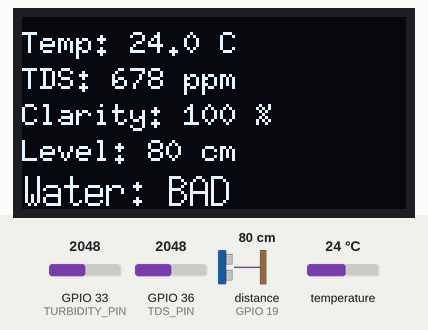
The sketch below on a simulated ESP32. Parts: 128×64 one-colour display. Wiring (inferred from the names in the program): ultrasonic range finder: trigger GPIO 18; echo GPIO 19. The inputs (shaded band) are chosen by the test bench; at power-on: GPIO 36 (TDS_PIN) = 2048, distance to the obstacle (sensor on GPIO 19) 80 cm, temperature 24 °C, GPIO 33 (TURBIDITY_PIN) = 2048. The echo pulse lasts 58.3 µs per cm; WiFi joins after 1.5 s; servers stay silent unless stated; uploads are accepted with an empty reply; what the sketch prints to the serial monitor is not drawn.

Above: at 6.1 s.
6.2 s: GPIO 36 (TDS_PIN) set to 1661
At 9.7 s:
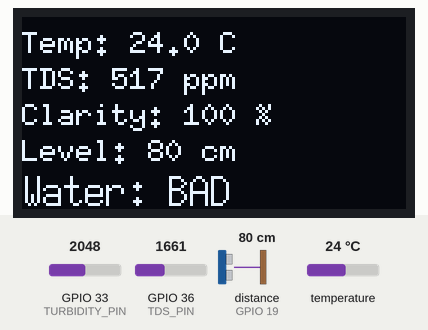
10.1 s: GPIO 36 (TDS_PIN) set to 1568
At 12.1 s:
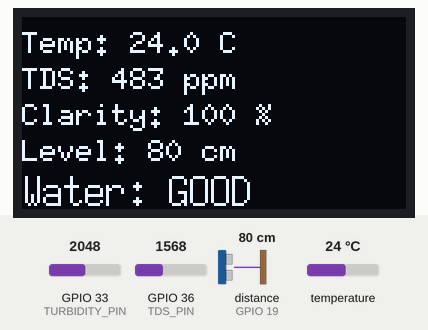
13.2 s: distance to the obstacle (sensor on GPIO 19) set to 2 cm
At 15.4 s:
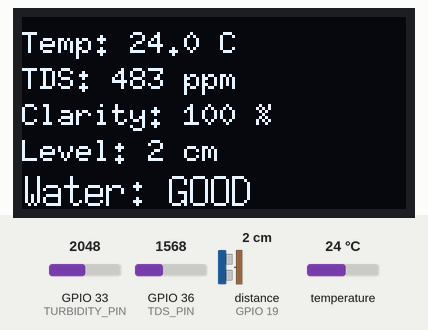
16.3 s: temperature set to 12 °C
At 18.8 s:
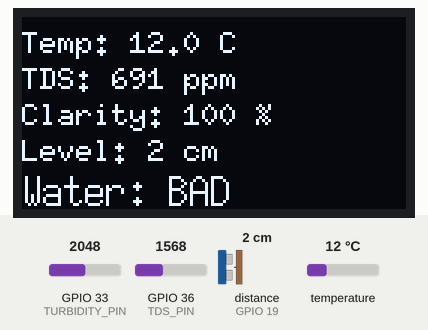
19.4 s: GPIO 33 (TURBIDITY_PIN) set to 1228
At 22.2 s:
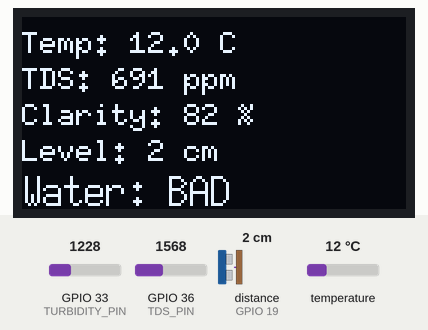
22.5 s: distance to the obstacle (sensor on GPIO 19) set to 4 cm
At 25.5 s:
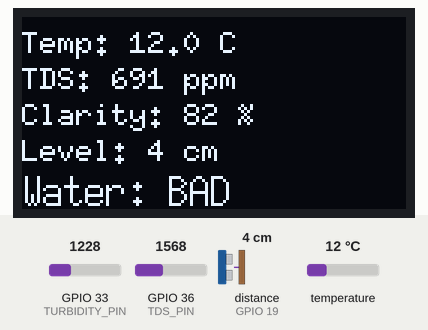
Timing chart, 0 to 26.6 s (numbered marks = the images above; inputs shaded):
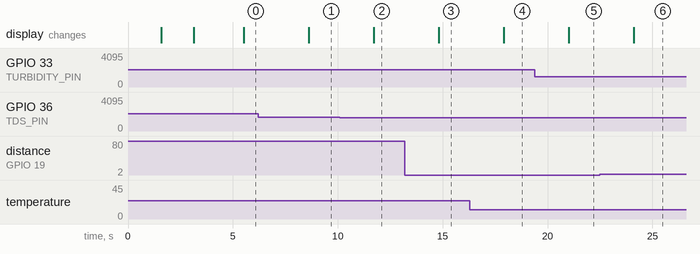

Measured:
- the behaviour switches between 1616 and 1615 on GPIO 36 (TDS_PIN) (found by bisection; images 1 and 2)
- after the input at 6.2 s, the display: changes after 2.4 s (image 1)
- after the input at 10.1 s, the display: changes after 1.6 s (image 2)
- after the input at 13.2 s, the display: changes after 1.6 s (image 3)
- after the input at 16.3 s, the display: changes after 1.6 s (image 4)
- after the input at 19.4 s, the display: changes after 1.6 s (image 5)
- after the input at 22.5 s, the display: changes after 1.6 s (image 6)

The sketch:

noPPMworking.ino
```cpp
#include <Arduino.h>
#include <Wire.h>
#include <U8g2lib.h>
#include <OneWire.h>
#include <DallasTemperature.h>
#include <WiFi.h>
#include <HTTPClient.h>
#include <math.h>

/* ================= PIN DEFINITIONS ================= */
#define TDS_PIN        36
#define TURBIDITY_PIN  33
#define ONE_WIRE_BUS    4
#define TRIG_PIN       18
#define ECHO_PIN       19

/* ================= ADC SETTINGS ================= */
#define ADC_MAX 4095.0
#define VREF    3.3

/* ================= WiFi & SERVER CONFIG ================= */
const char* ssid = "WATER1234";
const char* password = "WATER1234";
String apiKeyValue = "tPmAT5Ab3j7F9";
const char* SENSOR_NAME = "WATER_QUALITY_01";
const char* SENSOR_LOCATION = "TANK_1";
String serverURL = "https://seccloudstorage.in/ieswaterqualitysensordata/post-esp-data.php";

/* ================= OBJECTS ================= */
OneWire oneWire(ONE_WIRE_BUS);
DallasTemperature tempSensor(&oneWire);
U8G2_SSD1306_128X64_NONAME_F_HW_I2C oled(U8G2_R0, U8X8_PIN_NONE);

/* ================= ULTRASONIC FUNCTION ================= */
float readUltrasonicCM() {
  digitalWrite(TRIG_PIN, LOW);
  delayMicroseconds(2);
  digitalWrite(TRIG_PIN, HIGH);
  delayMicroseconds(10);
  digitalWrite(TRIG_PIN, LOW);
  long duration = pulseIn(ECHO_PIN, HIGH, 30000);
  if (duration == 0) return -1;
  return duration * 0.0343 / 2.0;
}

/* ================= WATER QUALITY CHECK FUNCTION ================= */
bool isWaterGood(float tds, float clarity, float tempC) {
  if (tds <= 500 && clarity >= 60 && tempC >= 5 && tempC <= 40) {
    return true;
  }
  return false;
}

void setup() {
  Serial.begin(115200);

  /* ===== Proper ESP32 ADC Setup ===== */
  analogSetWidth(12);
  analogSetAttenuation(ADC_11db);

  pinMode(TRIG_PIN, OUTPUT);
  pinMode(ECHO_PIN, INPUT);

  tempSensor.begin();

  Wire.begin(21, 22);
  oled.begin();
  oled.clearBuffer();
  oled.setFont(u8g2_font_6x10_tf);
  oled.drawStr(0, 12, "Water Quality System");
  oled.drawStr(0, 28, "Initializing...");
  oled.sendBuffer();
  delay(1500);

  /* ===== WiFi ===== */
  oled.clearBuffer();
  oled.drawStr(0, 12, "Connecting WiFi...");
  oled.sendBuffer();

  WiFi.begin(ssid, password);
  while (WiFi.status() != WL_CONNECTED) {
    delay(500);
    Serial.print(".");
  }

  Serial.println("\nWiFi Connected!");
  oled.clearBuffer();
  oled.drawStr(0, 12, "WiFi Connected!");
  oled.sendBuffer();
  delay(1500);
}

void loop() {

  /* ========== TEMPERATURE ========== */
  tempSensor.requestTemperatures();
  float tempC = tempSensor.getTempCByIndex(0);

  /* ========== TDS (STABLE VERSION) ========== */
  float tdsRaw = 0;
  for (int i = 0; i < 10; i++) {
    tdsRaw += analogRead(TDS_PIN);
    delay(10);
  }
  tdsRaw /= 10.0;

  float tdsVoltage = (tdsRaw * VREF) / ADC_MAX;

  float compensationCoefficient = 1.0 + 0.02 * (tempC - 25.0);
  float compensatedVoltage = tdsVoltage / compensationCoefficient;

  float tdsPPM = (133.42 * compensatedVoltage * compensatedVoltage * compensatedVoltage
                - 255.86 * compensatedVoltage * compensatedVoltage
                + 857.39 * compensatedVoltage) * 0.5;

  if (tdsPPM < 0) tdsPPM = 0;

  /* ========== TURBIDITY ========== */
  float turbRaw = analogRead(TURBIDITY_PIN);
  float clarity = (turbRaw / 1500.0) * 100.0;
  clarity = constrain(clarity, 0, 100);

  /* ========== ULTRASONIC ========== */
  float distanceCM = readUltrasonicCM();

  /* ========== REFRACTIVE INDEX ========== */
  float refractiveIndex = 1.3330 + (tdsPPM * 0.0000016);

  /* ========== QUALITY CHECK ========== */
  bool waterGood = isWaterGood(tdsPPM, clarity, tempC);
  String qualityStatus = waterGood ? "GOOD" : "BAD";

  /* ========== SERIAL DEBUG ========== */
  Serial.print("Temp: "); Serial.print(tempC, 1);
  Serial.print(" | RAW: "); Serial.print(tdsRaw);
  Serial.print(" | Volt: "); Serial.print(tdsVoltage, 3);
  Serial.print(" | TDS: "); Serial.print(tdsPPM, 1);
  Serial.print(" | Clarity: "); Serial.print(clarity, 1);
  Serial.print(" | Level: "); Serial.print(distanceCM, 1);
  Serial.print(" | Water: ");
  Serial.println(qualityStatus);

  /* ========== OLED DISPLAY ========== */
  oled.clearBuffer();
  oled.setFont(u8g2_font_6x10_tf);

  oled.setCursor(0, 12);
  oled.print("Temp: "); oled.print(tempC, 1); oled.print(" C");

  oled.setCursor(0, 24);
  oled.print("TDS: "); oled.print(tdsPPM, 0); oled.print(" ppm");

  oled.setCursor(0, 36);
  oled.print("Clarity: "); oled.print(clarity, 0); oled.print(" %");

  oled.setCursor(0, 48);
  oled.print("Level: ");
  if (distanceCM < 0) oled.print("--");
  else {
    oled.print(distanceCM, 0);
    oled.print(" cm");
  }

  oled.setFont(u8g2_font_7x14_tf);
  oled.setCursor(0, 63);
  oled.print("Water: ");
  oled.print(qualityStatus);

  oled.sendBuffer();

  /* ========== SEND DATA TO SERVER ========== */
  if (WiFi.status() == WL_CONNECTED) {

    HTTPClient http;
    http.begin(serverURL);
    http.addHeader("Content-Type", "application/x-www-form-urlencoded");

    String postData =
      "api_key=" + apiKeyValue +
      "&sensor=" + String(SENSOR_NAME) +
      "&location=" + String(SENSOR_LOCATION) +
      "&value1=" + String(tempC) +
      "&value2=" + String(tdsPPM) +
      "&value3=" + String(clarity) +
      "&value4=" + String(distanceCM) +
      "&value5=" + String(refractiveIndex) +
      "&value6=" + qualityStatus;

    int httpResponseCode = http.POST(postData);

    Serial.print("HTTP Response: ");
    Serial.println(httpResponseCode);

    if (httpResponseCode > 0) {
      Serial.println(http.getString());
    }

    http.end();
  }

  delay(2000);
}
```
